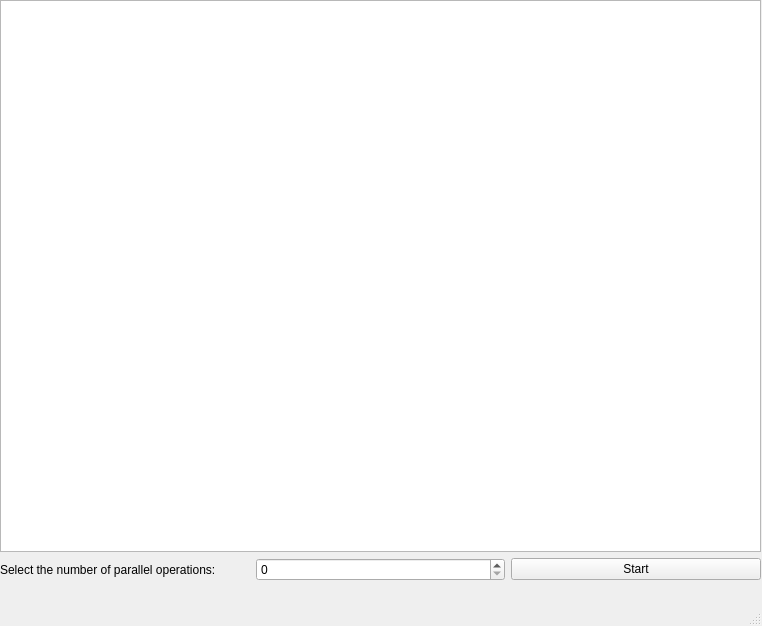
<?xml version="1.0" encoding="UTF-8"?>
<ui version="4.0">
 <class>MainWindow</class>
 <widget class="QMainWindow" name="MainWindow">
  <property name="geometry">
   <rect>
    <x>0</x>
    <y>0</y>
    <width>762</width>
    <height>626</height>
   </rect>
  </property>
  <property name="windowTitle">
   <string>MainWindow</string>
  </property>
  <widget class="QWidget" name="centralwidget">
   <widget class="QWidget" name="gridLayoutWidget">
    <property name="geometry">
     <rect>
      <x>0</x>
      <y>0</y>
      <width>761</width>
      <height>581</height>
     </rect>
    </property>
    <layout class="QGridLayout" name="gridLayout">
     <item row="1" column="2">
      <widget class="QPushButton" name="pushButton">
       <property name="text">
        <string>Start</string>
       </property>
      </widget>
     </item>
     <item row="1" column="1">
      <widget class="QSpinBox" name="spinBox"/>
     </item>
     <item row="1" column="0">
      <widget class="QLabel" name="label">
       <property name="text">
        <string>Select the number of parallel operations:</string>
       </property>
      </widget>
     </item>
     <item row="0" column="0" colspan="3">
      <widget class="QTableView" name="tableView"/>
     </item>
    </layout>
   </widget>
  </widget>
  <widget class="QMenuBar" name="menubar">
   <property name="geometry">
    <rect>
     <x>0</x>
     <y>0</y>
     <width>762</width>
     <height>23</height>
    </rect>
   </property>
  </widget>
  <widget class="QStatusBar" name="statusbar"/>
 </widget>
 <resources/>
 <connections/>
</ui>
